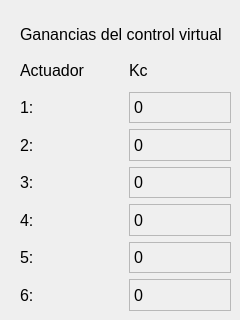
      <widget class="QWidget" name="Labels_3">
       <widget class="QWidget" name="gridLayoutWidget_4">
        <property name="geometry">
         <rect>
          <x>20</x>
          <y>20</y>
          <width>211</width>
          <height>291</height>
         </rect>
        </property>
        <property name="font">
         <font>
          <pointsize>12</pointsize>
         </font>
        </property>
        <layout class="QGridLayout" name="gridLayout_3">
         <item row="5" column="0">
          <widget class="QLabel" name="label_84">
           <property name="font">
            <font>
             <pointsize>12</pointsize>
            </font>
           </property>
           <property name="text">
            <string>4:</string>
           </property>
          </widget>
         </item>
         <item row="2" column="0">
          <widget class="QLabel" name="label_80">
           <property name="font">
            <font>
             <pointsize>12</pointsize>
            </font>
           </property>
           <property name="text">
            <string>1:</string>
           </property>
          </widget>
         </item>
         <item row="6" column="1">
          <widget class="QLabel" name="kc5Label">
           <property name="minimumSize">
            <size>
             <width>0</width>
             <height>26</height>
            </size>
           </property>
           <property name="font">
            <font>
             <pointsize>12</pointsize>
            </font>
           </property>
           <property name="frameShape">
            <enum>QFrame::StyledPanel</enum>
           </property>
           <property name="frameShadow">
            <enum>QFrame::Sunken</enum>
           </property>
           <property name="text">
            <string>0</string>
           </property>
          </widget>
         </item>
         <item row="5" column="1">
          <widget class="QLabel" name="kc4Label">
           <property name="minimumSize">
            <size>
             <width>0</width>
             <height>26</height>
            </size>
           </property>
           <property name="font">
            <font>
             <pointsize>12</pointsize>
            </font>
           </property>
           <property name="frameShape">
            <enum>QFrame::StyledPanel</enum>
           </property>
           <property name="frameShadow">
            <enum>QFrame::Sunken</enum>
           </property>
           <property name="text">
            <string>0</string>
           </property>
          </widget>
         </item>
         <item row="3" column="0">
          <widget class="QLabel" name="label_78">
           <property name="font">
            <font>
             <pointsize>12</pointsize>
            </font>
           </property>
           <property name="text">
            <string>2:</string>
           </property>
          </widget>
         </item>
         <item row="6" column="0">
          <widget class="QLabel" name="label_81">
           <property name="font">
            <font>
             <pointsize>12</pointsize>
            </font>
           </property>
           <property name="text">
            <string>5:</string>
           </property>
          </widget>
         </item>
         <item row="2" column="1">
          <widget class="QLabel" name="kc1Label">
           <property name="minimumSize">
            <size>
             <width>0</width>
             <height>26</height>
            </size>
           </property>
           <property name="font">
            <font>
             <pointsize>12</pointsize>
            </font>
           </property>
           <property name="frameShape">
            <enum>QFrame::StyledPanel</enum>
           </property>
           <property name="frameShadow">
            <enum>QFrame::Sunken</enum>
           </property>
           <property name="text">
            <string>0</string>
           </property>
          </widget>
         </item>
         <item row="7" column="1">
          <widget class="QLabel" name="kc6Label">
           <property name="minimumSize">
            <size>
             <width>0</width>
             <height>26</height>
            </size>
           </property>
           <property name="font">
            <font>
             <pointsize>12</pointsize>
            </font>
           </property>
           <property name="frameShape">
            <enum>QFrame::StyledPanel</enum>
           </property>
           <property name="frameShadow">
            <enum>QFrame::Sunken</enum>
           </property>
           <property name="text">
            <string>0</string>
           </property>
          </widget>
         </item>
         <item row="3" column="1">
          <widget class="QLabel" name="kc2Label">
           <property name="minimumSize">
            <size>
             <width>0</width>
             <height>26</height>
            </size>
           </property>
           <property name="font">
            <font>
             <pointsize>12</pointsize>
            </font>
           </property>
           <property name="frameShape">
            <enum>QFrame::StyledPanel</enum>
           </property>
           <property name="frameShadow">
            <enum>QFrame::Sunken</enum>
           </property>
           <property name="text">
            <string>0</string>
           </property>
          </widget>
         </item>
         <item row="4" column="1">
          <widget class="QLabel" name="kc3Label">
           <property name="minimumSize">
            <size>
             <width>0</width>
             <height>26</height>
            </size>
           </property>
           <property name="font">
            <font>
             <pointsize>12</pointsize>
            </font>
           </property>
           <property name="frameShape">
            <enum>QFrame::StyledPanel</enum>
           </property>
           <property name="frameShadow">
            <enum>QFrame::Sunken</enum>
           </property>
           <property name="text">
            <string>0</string>
           </property>
          </widget>
         </item>
         <item row="7" column="0">
          <widget class="QLabel" name="label_85">
           <property name="font">
            <font>
             <pointsize>12</pointsize>
            </font>
           </property>
           <property name="text">
            <string>6:</string>
           </property>
          </widget>
         </item>
         <item row="4" column="0">
          <widget class="QLabel" name="label_82">
           <property name="font">
            <font>
             <pointsize>12</pointsize>
            </font>
           </property>
           <property name="text">
            <string>3:</string>
           </property>
          </widget>
         </item>
         <item row="1" column="1">
          <widget class="QLabel" name="label_83">
           <property name="minimumSize">
            <size>
             <width>0</width>
             <height>27</height>
            </size>
           </property>
           <property name="font">
            <font>
             <pointsize>12</pointsize>
            </font>
           </property>
           <property name="text">
            <string>Kc</string>
           </property>
          </widget>
         </item>
         <item row="1" column="0">
          <widget class="QLabel" name="label_97">
           <property name="minimumSize">
            <size>
             <width>0</width>
             <height>27</height>
            </size>
           </property>
           <property name="text">
            <string>Actuador</string>
           </property>
          </widget>
         </item>
         <item row="0" column="0" colspan="2">
          <widget class="QLabel" name="label_79">
           <property name="minimumSize">
            <size>
             <width>0</width>
             <height>28</height>
            </size>
           </property>
           <property name="maximumSize">
            <size>
             <width>16777215</width>
             <height>28</height>
            </size>
           </property>
           <property name="font">
            <font>
             <pointsize>12</pointsize>
            </font>
           </property>
           <property name="text">
            <string>Ganancias del control virtual</string>
           </property>
          </widget>
         </item>
        </layout>
       </widget>
      </widget>
